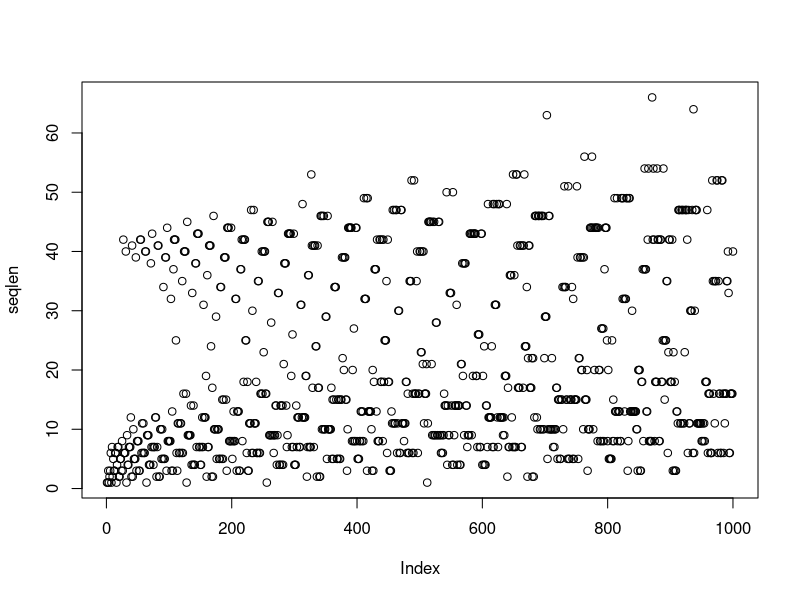
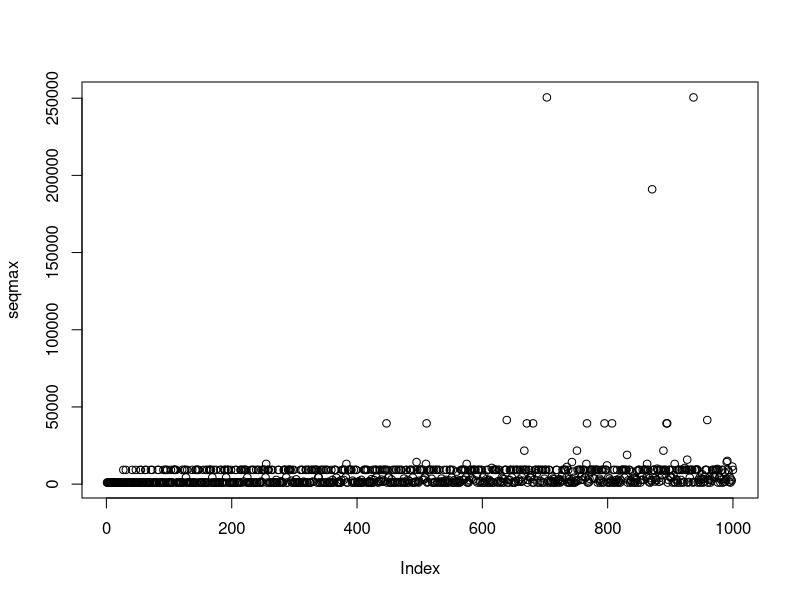

Write R code to recreate these figures, in order.
seqlen= c()
seqmax= c()

for (i in 1:1000) {
  n = i 
  counter = 1
  maxval = 1000 
  while (n !=1) {
    cat(n,"\n")
    if (n > maxval) {
     maxval = n 
    }
    if (n%%2==0) {
      n = n/2
    } else {
      n = (n*3)+1 
      counter = counter + 1
    }
  }
  
  seqlen = c(seqlen,counter) 
  seqmax = c(seqmax,maxval)
}

png("seqlen.png")
plot(seqlen)
dev.off()

png("seqmax.png")
plot(seqmax)
dev.off()

